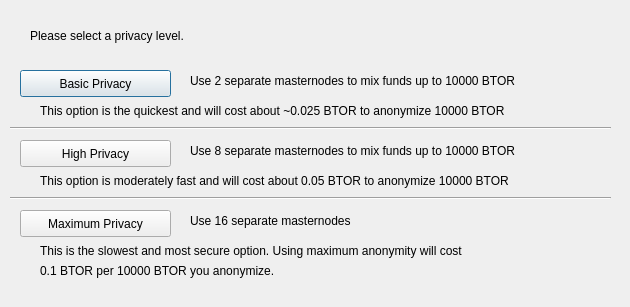
<?xml version="1.0" encoding="UTF-8"?>
<ui version="4.0">
 <class>ObfuscationConfig</class>
 <widget class="QDialog" name="ObfuscationConfig">
  <property name="geometry">
   <rect>
    <x>0</x>
    <y>0</y>
    <width>630</width>
    <height>307</height>
   </rect>
  </property>
  <property name="windowTitle">
   <string>Configure Obfuscation</string>
  </property>
  <widget class="QPushButton" name="buttonBasic">
   <property name="geometry">
    <rect>
     <x>20</x>
     <y>70</y>
     <width>151</width>
     <height>27</height>
    </rect>
   </property>
   <property name="text">
    <string>Basic Privacy</string>
   </property>
  </widget>
  <widget class="QPushButton" name="buttonHigh">
   <property name="geometry">
    <rect>
     <x>20</x>
     <y>140</y>
     <width>151</width>
     <height>27</height>
    </rect>
   </property>
   <property name="text">
    <string>High Privacy</string>
   </property>
  </widget>
  <widget class="QPushButton" name="buttonMax">
   <property name="geometry">
    <rect>
     <x>20</x>
     <y>210</y>
     <width>151</width>
     <height>27</height>
    </rect>
   </property>
   <property name="text">
    <string>Maximum Privacy</string>
   </property>
  </widget>
  <widget class="QLabel" name="label">
   <property name="geometry">
    <rect>
     <x>30</x>
     <y>20</y>
     <width>571</width>
     <height>31</height>
    </rect>
   </property>
   <property name="text">
    <string>Please select a privacy level.</string>
   </property>
  </widget>
  <widget class="QLabel" name="label_2">
   <property name="geometry">
    <rect>
     <x>190</x>
     <y>70</y>
     <width>421</width>
     <height>21</height>
    </rect>
   </property>
   <property name="text">
    <string>Use 2 separate masternodes to mix funds up to 10000 BTOR</string>
   </property>
  </widget>
  <widget class="QLabel" name="label_3">
   <property name="geometry">
    <rect>
     <x>190</x>
     <y>140</y>
     <width>411</width>
     <height>21</height>
    </rect>
   </property>
   <property name="text">
    <string>Use 8 separate masternodes to mix funds up to 10000 BTOR</string>
   </property>
  </widget>
  <widget class="QLabel" name="label_4">
   <property name="geometry">
    <rect>
     <x>190</x>
     <y>210</y>
     <width>421</width>
     <height>21</height>
    </rect>
   </property>
   <property name="text">
    <string>Use 16 separate masternodes</string>
   </property>
  </widget>
  <widget class="QLabel" name="label_6">
   <property name="geometry">
    <rect>
     <x>40</x>
     <y>100</y>
     <width>561</width>
     <height>21</height>
    </rect>
   </property>
   <property name="text">
    <string>This option is the quickest and will cost about ~0.025 BTOR to anonymize 10000 BTOR</string>
   </property>
  </widget>
  <widget class="QLabel" name="label_7">
   <property name="geometry">
    <rect>
     <x>40</x>
     <y>170</y>
     <width>561</width>
     <height>21</height>
    </rect>
   </property>
   <property name="text">
    <string>This option is moderately fast and will cost about 0.05 BTOR to anonymize 10000 BTOR</string>
   </property>
  </widget>
  <widget class="QLabel" name="label_8">
   <property name="geometry">
    <rect>
     <x>40</x>
     <y>240</y>
     <width>561</width>
     <height>21</height>
    </rect>
   </property>
   <property name="text">
    <string>This is the slowest and most secure option. Using maximum anonymity will cost</string>
   </property>
  </widget>
  <widget class="QLabel" name="label_9">
   <property name="geometry">
    <rect>
     <x>40</x>
     <y>260</y>
     <width>561</width>
     <height>21</height>
    </rect>
   </property>
   <property name="text">
    <string>0.1 BTOR per 10000 BTOR you anonymize.</string>
   </property>
  </widget>
  <widget class="Line" name="line">
   <property name="geometry">
    <rect>
     <x>10</x>
     <y>120</y>
     <width>601</width>
     <height>16</height>
    </rect>
   </property>
   <property name="orientation">
    <enum>Qt::Horizontal</enum>
   </property>
  </widget>
  <widget class="Line" name="line_2">
   <property name="geometry">
    <rect>
     <x>10</x>
     <y>190</y>
     <width>601</width>
     <height>16</height>
    </rect>
   </property>
   <property name="orientation">
    <enum>Qt::Horizontal</enum>
   </property>
  </widget>
 </widget>
 <resources/>
 <connections/>
</ui>
